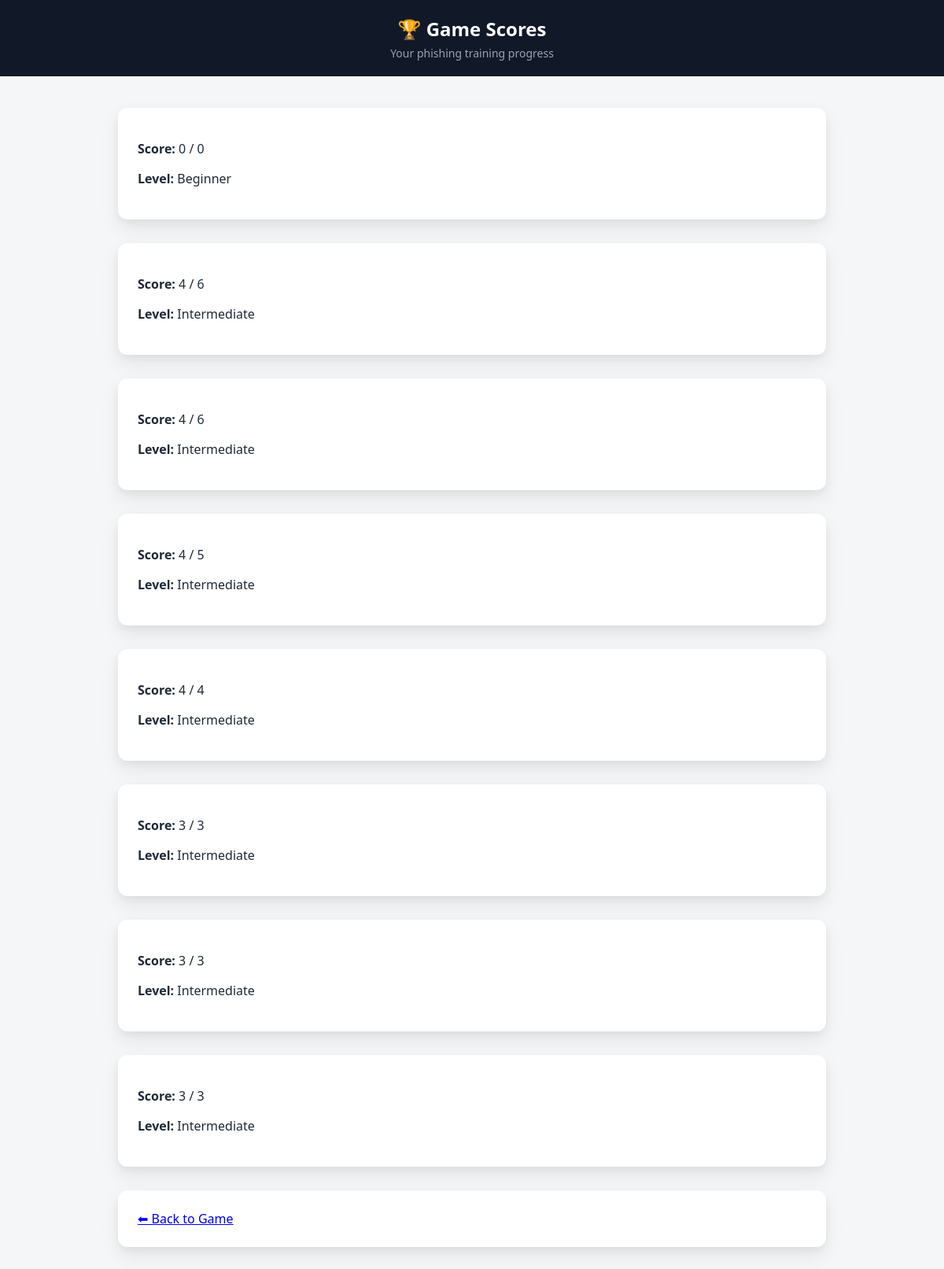
/scores, run on the app's committed database.
### tables this page shows
CREATE TABLE game_scores (
            id INTEGER PRIMARY KEY AUTOINCREMENT,
            score INTEGER,
            total INTEGER,
            level TEXT
        );

### app.py (the view)
@app.route("/scores")
def scores():
    conn = get_db_connection()
    scores = conn.execute(
        "SELECT score, total, level FROM game_scores ORDER BY id DESC"
    ).fetchall()
    conn.close()
    return render_template("scores.html", scores=scores)

### app.py (called while the page is built)
def get_db_connection():
    conn = sqlite3.connect("database.db")
    conn.row_factory = sqlite3.Row
    return conn

### templates/scores.html (shortened to what this page needs)
<!DOCTYPE html>
<html>
<head>
    <link rel="stylesheet" href="/static/css/style.css">
</head>
<body>
<div class="navbar">
    <h2>🏆 Game Scores</h2>
    <p>Your phishing training progress</p>
</div>
<div class="container">
    {% if scores %}
        {% for s in scores %}
        <div class="card">
            <p><strong>Score:</strong> {{ s['score'] }} / {{ s['total'] }}</p>
            <p><strong>Level:</strong> {{ s['level'] }}</p>
        </div>
        {% endfor %}
    {% else %}
        <div class="card">
            <p>No game data available.</p>
        </div>
    {% endif %}
    <div class="card">
        <a href="/game">⬅ Back to Game</a>
    </div>
</div>
</body>
</html>

### static/css/style.css (style rules this page uses)
body { margin: 0; font-family: "Segoe UI", Arial, sans-serif; background: #f4f6f8; color: #1f2937; animation: fadeIn 0.6s ease-in; }
.navbar { background: #111827; color: white; padding: 20px; text-align: center; }
.navbar h2 { margin: 0; }
.navbar p { margin: 5px 0 0; font-size: 14px; color: #9ca3af; }
.container { max-width: 900px; margin: 40px auto; padding: 0 20px; }
.card { background: white; padding: 25px; border-radius: 12px; margin-bottom: 30px; box-shadow: 0 10px 20px rgba(0, 0, 0, 0.08); animation: slideUp 0.4s ease-out; }
.card { box-shadow: 0 10px 25px rgba(0, 0, 0, 0.08), 0 4px 10px rgba(0, 0, 0, 0.04); }

### data on the page
game_scores: score "0", total "0", level "Beginner"
game_scores: score "4", total "6", level "Intermediate"
game_scores: score "4", total "6", level "Intermediate"
game_scores: score "4", total "5", level "Intermediate"
game_scores: score "4", total "4", level "Intermediate"
game_scores: score "3", total "3", level "Intermediate"
game_scores: score "3", total "3", level "Intermediate"
game_scores: score "3", total "3", level "Intermediate"
